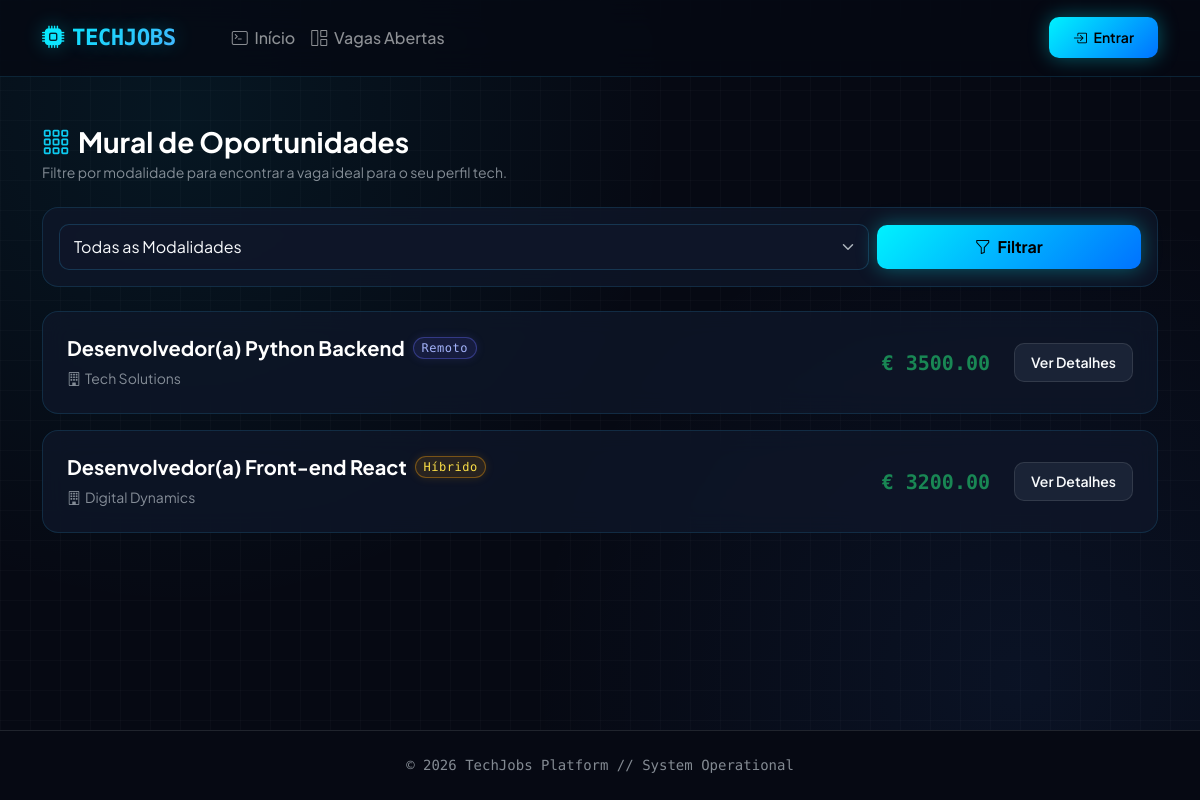
Before: /vagas/ with the older database file.
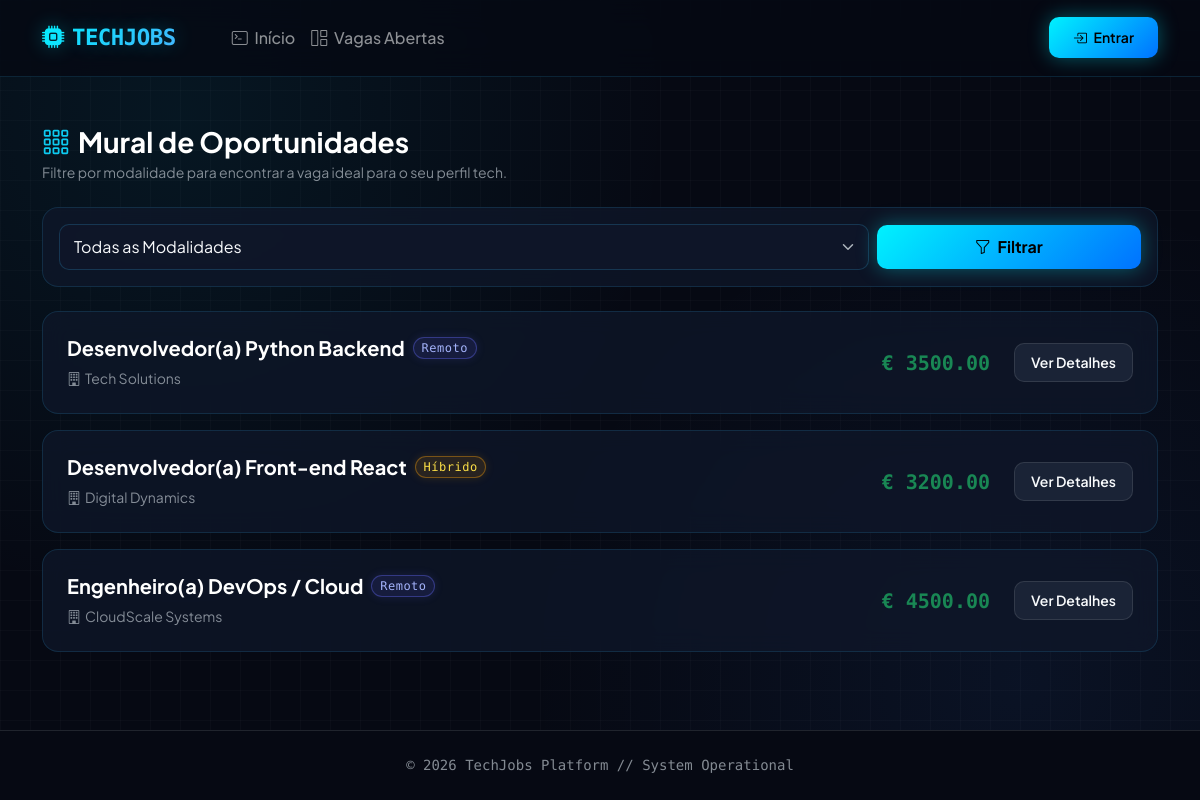
After: the same page with the newer database file.
### app/models.py (models this page shows, shortened)
class Vaga(models.Model):
    MODALIDADE_CHOICES = [
        ('Remoto', 'Remoto'),
        ('Híbrido', 'Híbrido'),
        ('Presencial', 'Presencial'),
    ]
    titulo_vaga = models.CharField(max_length=200)
    empresa = models.CharField(max_length=150)
    modalidade = models.CharField(max_length=20, choices=MODALIDADE_CHOICES, default='Remoto')
    salario = models.DecimalField(max_digits=10, decimal_places=2)
    requisitos = models.TextField()
    ativa = models.BooleanField(default=True)

### app/views.py (the view)
# urls.py: path('vagas/', views.lista_vagas, name='lista_vagas'),
def lista_vagas(request):
    vagas = Vaga.objects.filter(ativa=True)
    modalidade = request.GET.get('modalidade')
    if modalidade:
        vagas = vagas.filter(modalidade=modalidade)
    return render(request, 'app/lista_vagas.html', {'vagas': vagas})

### app/templates/app/lista_vagas.html (shortened to what this page needs)
{% extends 'app/base.html' %}
{% block content %}
<div class="mb-4">
    <h3 class="fw-bold mb-1 text-white"><i class="bi bi-grid-3x3-gap text-info me-2"></i>Mural de Oportunidades</h3>
    <p class="text-muted small m-0">Filtre por modalidade para encontrar a vaga ideal para o seu perfil tech.</p>
</div>
<div class="card card-clean p-3 mb-4">
    <form method="get" class="row g-2 align-items-center">
        <div class="col-md-9">
            <select name="modalidade" class="form-select">
                <option value="">Todas as Modalidades</option>
            </select>
        </div>
        <div class="col-md-3">
            <button type="submit" class="btn btn-primary-clean w-100">
                <i class="bi bi-funnel me-1"></i> Filtrar
            </button>
        </div>
    </form>
</div>
<div class="d-flex flex-column gap-3">
    {% for vaga in vagas %}
        <div class="card card-clean card-clean-hover p-3">
            <div class="card-body p-2 d-flex flex-column flex-md-row justify-content-between align-items-md-center gap-3">
                <div>
                    <div class="d-flex align-items-center gap-2 mb-2">
                        <h5 class="fw-bold text-white m-0">{{ vaga.titulo_vaga }}</h5>
                        <span class="badge {% if vaga.modalidade == 'Remoto' %}badge-remoto{% elif vaga.modalidade == 'Híbrido' %}badge-hibrido{% else %}badge-presencial{% endif %} px-2.5 py-1 rounded-pill fw-medium">
                            {{ vaga.modalidade }}
                        </span>
                    </div>
                    <p class="text-muted small m-0"><i class="bi bi-building me-1"></i>{{ vaga.empresa }}</p>
                </div>
                <div class="d-flex align-items-center gap-4 justify-content-between justify-content-md-end">
                    <span class="fw-bold text-success fs-5">€ {{ vaga.salario }}</span>
                    <a href="{% url 'detalhe_vaga' vaga.pk %}" class="btn btn-sm btn-light-clean px-3 py-2 fw-semibold">
                        Ver Detalhes
                    </a>
                </div>
            </div>
        </div>
    {% empty %}
        <div class="card card-clean p-5 text-center text-muted">
            <i class="bi bi-inbox fs-1 text-secondary mb-2"></i>
            <p class="m-0">Nenhuma vaga encontrada para os filtros selecionados.</p>
        </div>
    {% endfor %}
</div>
{% endblock %}

Changed rows visible on the page:
added Vaga: titulo_vaga "Engenheiro(a) DevOps / Cloud", modalidade "Remoto", empresa "CloudScale Systems", salario "4500.00"
